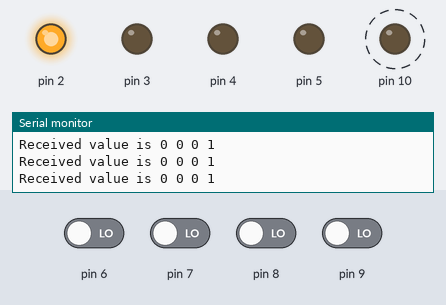
This program was run on a simulated Arduino Uno, built with avr-gcc and run on an emulated ATmega328P. Parts: output pins drawn as LEDs (lit = HIGH), the last lines printed to the serial monitor. Dashed ring = blinking. The test bench sets the inputs (shaded band); at power-on: pin 6–9 LOW.

Above: at 3.0 s.
3.1 s: pin 6 driven HIGH
At 4.1 s:
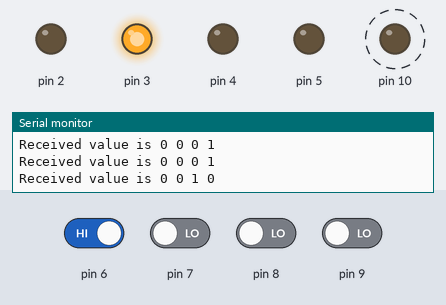
6.9 s: pin 7 driven HIGH
At 8.5 s:
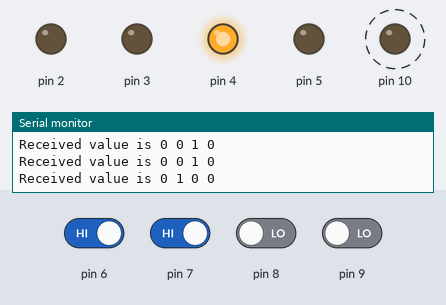
11.2 s: pin 8 driven HIGH
At 12.9 s:
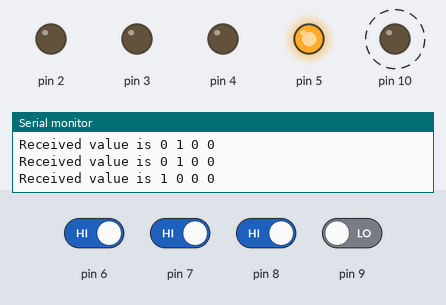
15.5 s: pin 6 driven LOW
At 17.0 s:
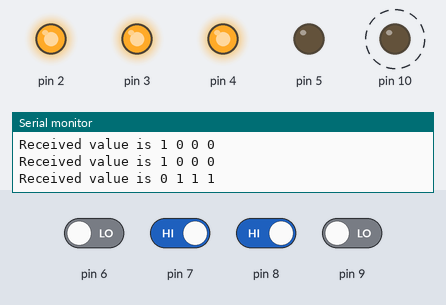
19.8 s: pin 9 driven HIGH
At 20.6 s:
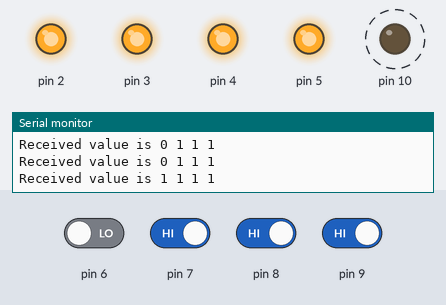
23.5 s: pin 7 driven LOW
At 25.0 s:
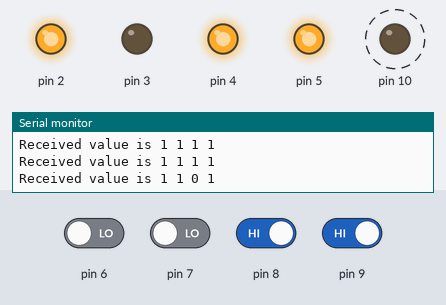
Timing chart, 0 to 28.8 s (numbered marks = the images above; inputs shaded):
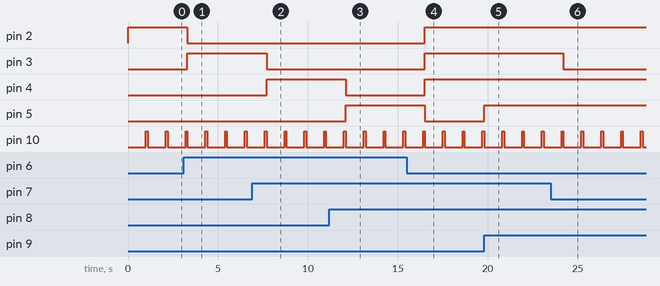

The program:

main.cpp
```cpp
#include <Arduino.h>
int X,Y,W,Z;
int A,B,C,D;
void disp_7447(int D, int C, int B, int A)
{
  digitalWrite(2, A); //LSB
  digitalWrite(3, B);
  digitalWrite(4, C);
  digitalWrite(5, D); //MSB

}
void setup(){
	Serial.begin(9600);
        pinMode(2,OUTPUT);
        pinMode(3,OUTPUT);
        pinMode(4,OUTPUT);
	pinMode(5,OUTPUT);

        pinMode(10,OUTPUT);
	digitalWrite(10,LOW);

	pinMode(6,INPUT);
        pinMode(7,INPUT);
        pinMode(8,INPUT);
        pinMode(9,INPUT);
}
void loop(){
	W = digitalRead(6);//LSB
	X = digitalRead(7);
	Y = digitalRead(8);
	Z = digitalRead(9);//MSB

	A=!W;
        B=W&&!X&&!Z||!W&&X;
        C=!X&&Y||!W&&Y||W&&X&&!Y;
        D=!W&&Z||W&&X&&Y;
	disp_7447(D,C,B,A);
	//Serial.println("The second tower has hit the plane");
	//Serial.printf("Received value is %d %d %d %d", D,C,B,A);
	Serial.print("Received value is ");
	Serial.print(D);
	Serial.print(" ");
  	Serial.print(C);
  	Serial.print(" ");
  	Serial.print(B);
  	Serial.print(" ");
  	Serial.println(A);
	//disp_7447(Z,Y,X,W);
	delay(1000);
	digitalWrite(10,HIGH);
        delay(100);
        digitalWrite(10,LOW);
        //delay(1000);
        //disp_7447(0,1,0,1);
}
```

Measured:
- after the input at 3.1 s, pin 2: HIGH → LOW after 0.20 s; pin 3: LOW → HIGH after 0.20 s
- after the input at 6.9 s, pin 3: HIGH → LOW after 0.80 s; pin 4: LOW → HIGH after 0.80 s
- after the input at 11.2 s, pin 4: HIGH → LOW after 0.91 s; pin 5: LOW → HIGH after 0.91 s
- after the input at 15.5 s, pin 2–4: LOW → HIGH after 1.0 s; pin 5: HIGH → LOW after 1.0 s
- after the input at 19.8 s, pin 5: LOW → HIGH at once
- after the input at 23.5 s, pin 3: HIGH → LOW after 0.71 s
- by itself, pin 10: alternates HIGH for 0.10 s and LOW for 1.0 s
